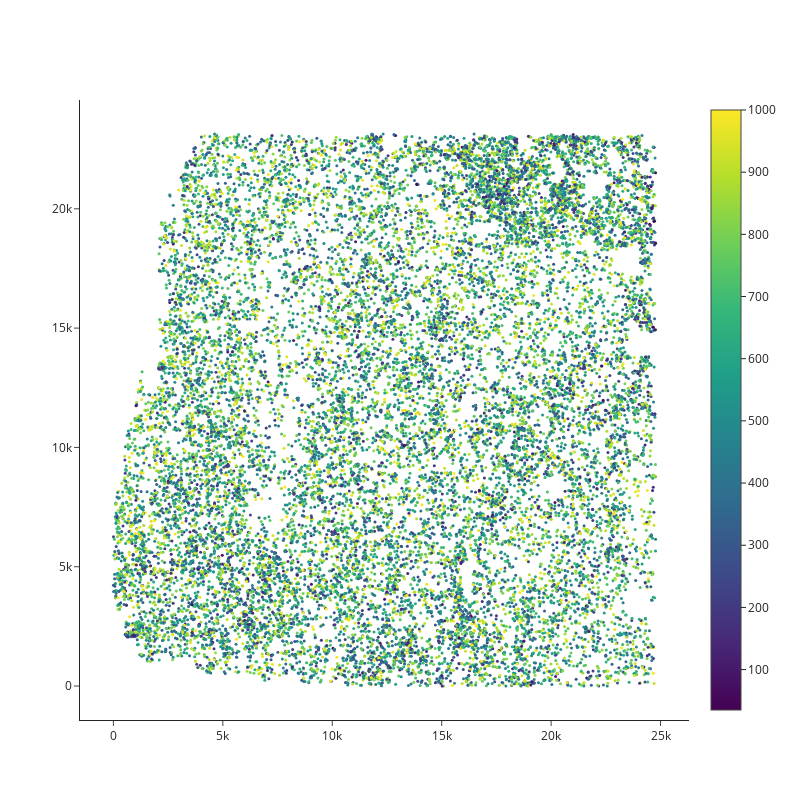

This figure's notebook cell:
### Code cell
import plotly.graph_objects as go
import numpy as np

fig = go.Figure(data=go.Scatter(
    x = df_projection[mask]['x'],
    y = df_projection[mask]['y'],
    mode='markers',
    marker=dict(
        size=3,
        opacity=1.0,
        color=df_projection[mask]['field'], #set color equal to a variable
        colorscale='Viridis', # one of plotly colorscales
        showscale=True
    )
))
fig.update_layout(
    autosize=False,
    width=800,
    height=800,
    template='simple_white',
)
fig.show()

### Figure 1 — Plotly figure (JSON) as saved in the notebook; plotly's stock layout.template omitted (floating-point values rounded to 4 significant figures; data arrays with more than 128 entries replaced by an {"elided": "..."} marker saying what was removed)
{"data": [{"marker": {"color": {"elided": "21631 float values"}, "colorscale": [[0, "#440154"], [0.1111, "#482878"], [0.2222, "#3e4989"], [0.3333, "#31688e"], [0.4444, "#26828e"], [0.5556, "#1f9e89"], [0.6667, "#35b779"], [0.7778, "#6ece58"], [0.8889, "#b5de2b"], [1, "#fde725"]], "opacity": 1, "showscale": true, "size": 3}, "mode": "markers", "type": "scatter", "x": {"elided": "21631 float values"}, "y": {"elided": "21631 float values"}}], "layout": {"autosize": false, "height": 800, "width": 800}}
